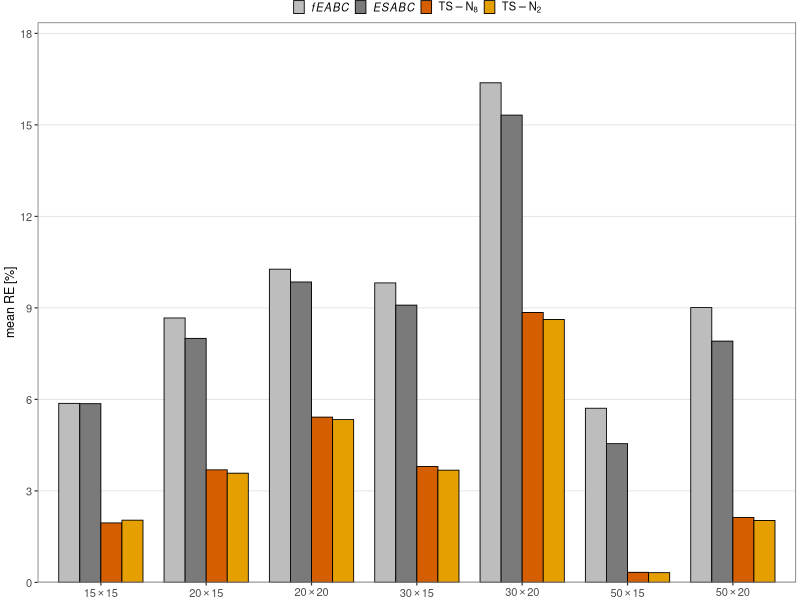

The R source for this figure:
#!/usr/bin/env Rscript
# =============================================================================
# generate_fig_taillard_compar.R
# Per-class grouped bar chart for Phase C Taillard comparison
# (Proposal A — chosen design, restyled to match the rest of the paper).
#
# Inherits the journal style used by fig5_combined and fig6_convergence:
#   - ijsp_theme() (theme_bw + grey88 gridlines + sans 9pt)
#   - Okabe-Ito palette: TS-N_2 = #E69F00 (orange), TS-N_8 = #D55E00 (vermillion)
#   - cairo_pdf, 160 mm full text width, subpixel antialias
#
# Data are the per-class mean RE(%) on the 70 Taillard IJSP instances:
# fEABC and ESABC values are aggregated from the supplementary tables
# (supplementary/supp_taillard_tables.tex);  TS-N_2 and TS-N_8 values match
# tab_phaseb_groups (Phase B summary table in the main paper).
# =============================================================================

suppressPackageStartupMessages({
  library(ggplot2)
  library(dplyr)
})

COR_DIR <- "C:/Users/diazhernan/CLionProjects/IJSP/Papers/COR_Tabu"
OUT_DIR <- file.path(COR_DIR, "figures")

MM2IN   <- 1 / 25.4
W_FULL  <- 160 * MM2IN
BASE_PT <- 9
AXIS_PT <- 8

# --- ijsp_theme (identical to combine_fig5.R) --------------------------------
ijsp_theme <- function(base = BASE_PT) {
  theme_bw(base_size = base, base_family = "sans") +
    theme(
      panel.grid.minor = element_blank(),
      panel.grid.major.x = element_blank(),
      panel.grid.major.y = element_line(colour = "grey88", linewidth = 0.3),
      panel.border     = element_rect(colour = "grey40", linewidth = 0.5),
      axis.title       = element_text(size = base),
      axis.text        = element_text(size = AXIS_PT),
      legend.position  = "top",
      legend.title     = element_blank(),
      legend.text      = element_text(size = AXIS_PT),
      legend.key.size  = unit(3, "mm"),
      legend.margin    = margin(0, 0, 0, 0),
      legend.box.margin= margin(0, 0, -3, 0),
      plot.margin      = margin(0, 1, 0, 1, "mm")
    )
}

# --- Per-class mean RE(%) data ----------------------------------------------
# Order: 15x15, 20x15, 20x20, 30x15, 30x20, 50x15, 50x20
classes <- c("15x15", "20x15", "20x20", "30x15", "30x20", "50x15", "50x20")
class_labels <- c(expression(15 %*% 15),
                  expression(20 %*% 15),
                  expression(20 %*% 20),
                  expression(30 %*% 15),
                  expression(30 %*% 20),
                  expression(50 %*% 15),
                  expression(50 %*% 20))

dat <- data.frame(
  class = factor(rep(classes, times = 4), levels = classes),
  alg   = factor(rep(c("fEABC", "ESABC", "TS-N8", "TS-N2"), each = length(classes)),
                 levels = c("fEABC", "ESABC", "TS-N8", "TS-N2")),
  re    = c(
    # fEABC (DiazFEABC2023): computed from supplementary/supp_taillard_tables.tex
    5.87, 8.67, 10.27,  9.82, 16.38, 5.71, 9.01,
    # ESABC (DiazICAE2023): computed from the same supplementary
    5.86, 8.00,  9.85,  9.09, 15.32, 4.55, 7.91,
    # TS-N_8 (this work): matches tab_phaseb_groups (post-bugfix2)
    1.95, 3.69,  5.42,  3.80,  8.85, 0.33, 2.13,
    # TS-N_2 (this work): matches tab_phaseb_groups
    2.04, 3.58,  5.34,  3.68,  8.62, 0.32, 2.03
  )
)

# Colors: re-use Okabe-Ito palette already used in fig5/fig6 for N_2 and N_8;
# grays for the prior-art ABC methods.
ALG_COLORS <- c(
  "fEABC"   = "#BDBDBD",
  "ESABC"   = "#7A7A7A",
  "TS-N8"   = "#D55E00",   # same as N8 in combine_fig5.R
  "TS-N2"   = "#E69F00"    # same as N2 in combine_fig5.R
)

# Custom legend labels with italic ABC names and math-style TS-N_k
ALG_LABELS <- c(
  "fEABC"   = expression(italic(fEABC)),
  "ESABC"   = expression(italic(ESABC)),
  "TS-N8"   = expression(TS-N[8]),
  "TS-N2"   = expression(TS-N[2])
)

p <- ggplot(dat, aes(x = class, y = re, fill = alg)) +
  geom_bar(stat = "identity",
           position = position_dodge(width = 0.8),
           width = 0.8,
           colour = "black",
           linewidth = 0.3) +
  scale_fill_manual(values = ALG_COLORS, labels = ALG_LABELS) +
  scale_x_discrete(labels = class_labels) +
  scale_y_continuous(name   = "mean RE [%]",
                     breaks = seq(0, 18, 3),
                     limits = c(0, 18),
                     expand = expansion(mult = c(0, 0.02))) +
  xlab(NULL) +
  guides(fill = guide_legend(nrow = 1, byrow = TRUE)) +
  ijsp_theme()

# Quick sanity check printed to stdout
cat("Per-class grand means (across 7 Taillard classes):\n")
print(dat %>% group_by(alg) %>%
        summarise(grand = mean(re), .groups = "drop"))

# Save
fpath <- file.path(OUT_DIR, "fig_taillard_compar.pdf")
cairo_pdf(filename = fpath, width = W_FULL, height = 60 * MM2IN,
          family = "sans", antialias = "subpixel")
print(p)
dev.off()
cat(sprintf("[OK] %s\n", fpath))
